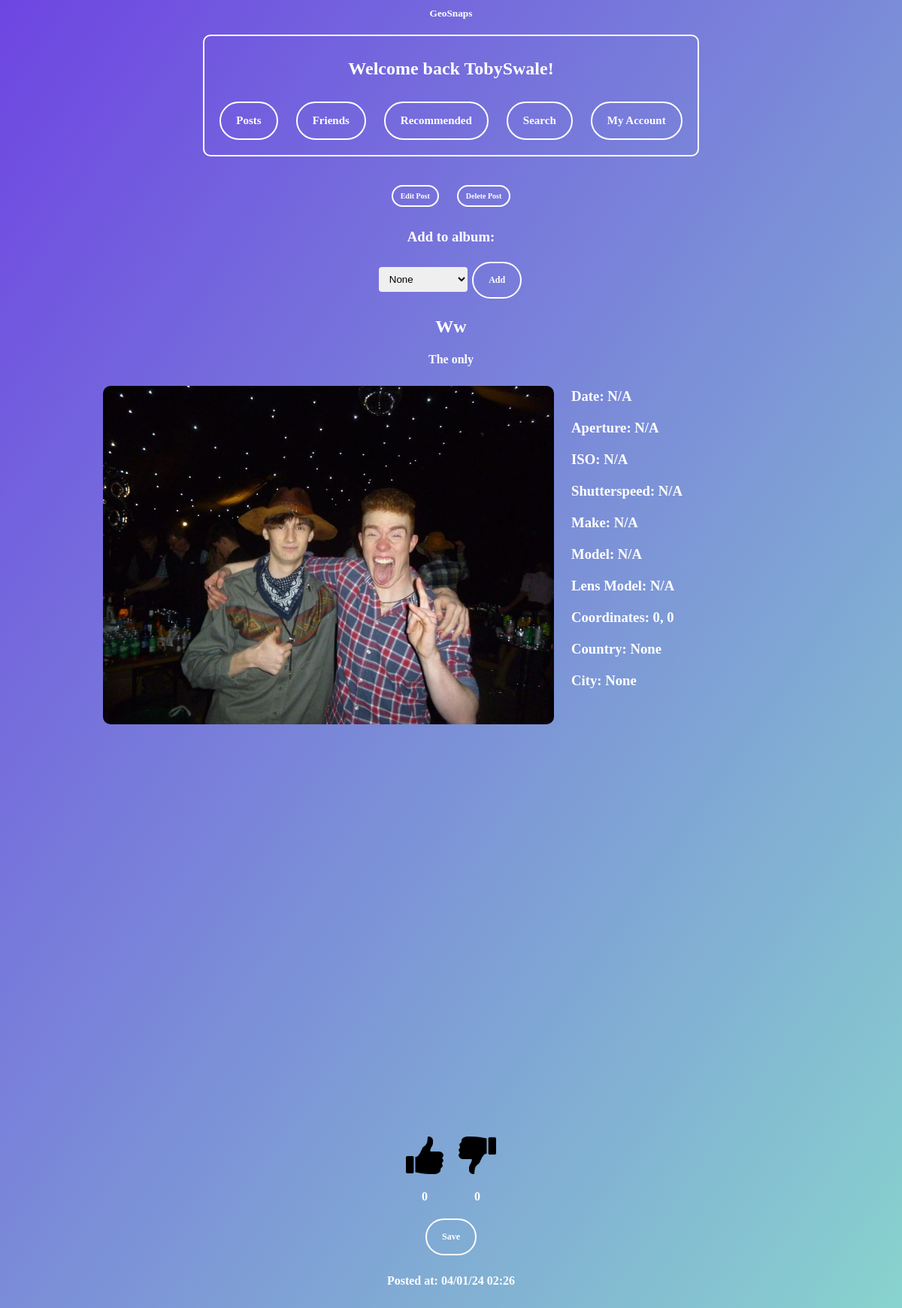
Page /viewpost?id=1369 (signed in) on the earlier database version.
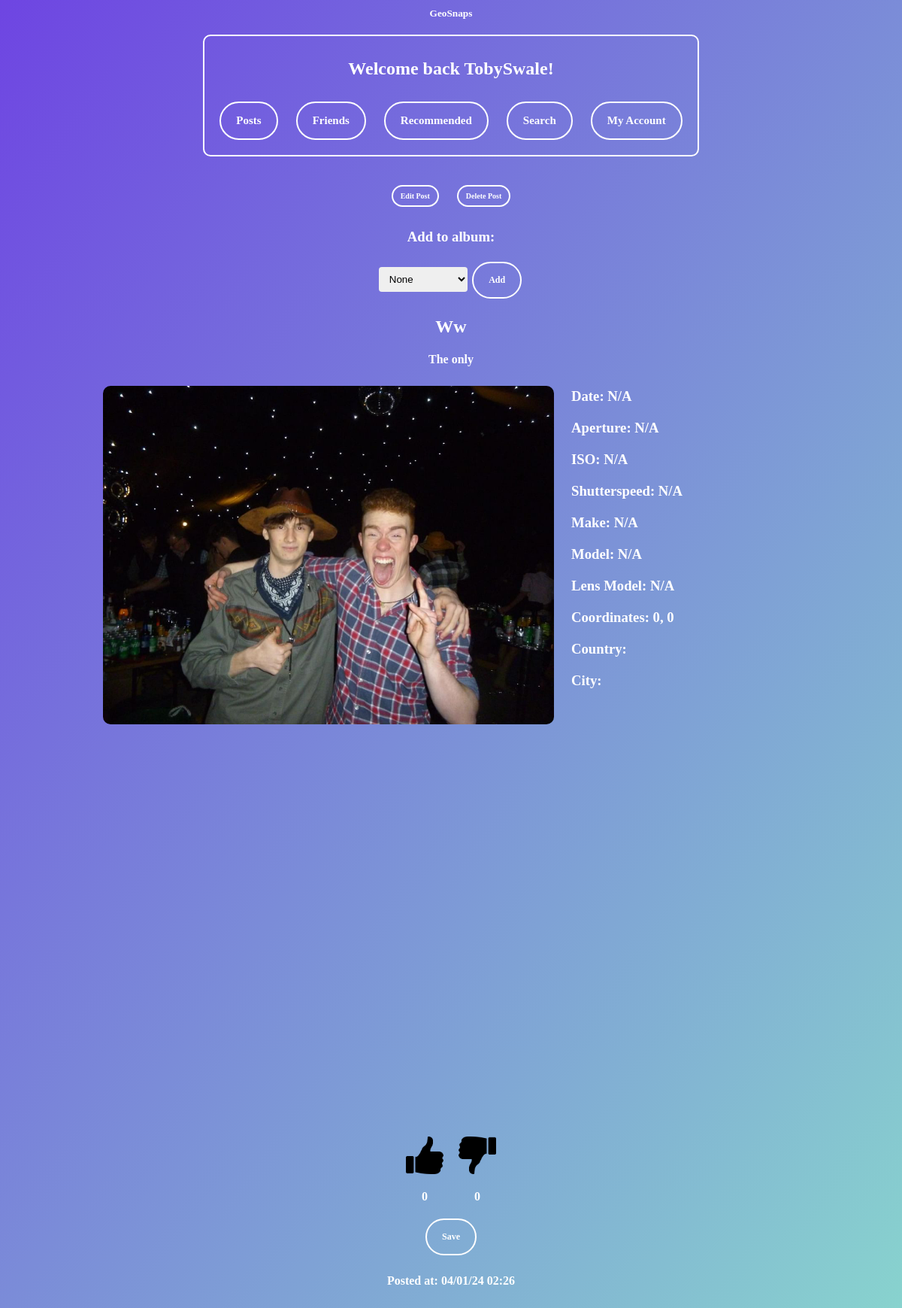
Same page on the later database version.
### tables this page shows
CREATE TABLE "Posts" (
	"text"	TEXT,
	"timeposted"	TEXT,
	"user"	TEXT NOT NULL,
	"id"	INTEGER NOT NULL UNIQUE,
	"filename"	TEXT,
	"descr"	TEXT,
	"likes"	INTEGER DEFAULT 0,
	"dislikes"	INTEGER DEFAULT 0,
	"privacy"	TEXT,
	"lng"	TEXT,
	"lat"	TEXT,
	"album"	TEXT,
	"country"	TEXT,
	"city"	TEXT,
	PRIMARY KEY("id" AUTOINCREMENT)
);

CREATE TABLE "photodetails" (
	"fstop"	TEXT,
	"datetime"	TEXT,
	"lng"	TEXT,
	"lat"	TEXT,
	"ISO"	TEXT,
	"shutterspeed"	TEXT,
	"model"	TEXT,
	"make"	TEXT,
	"lensmodel"	TEXT,
	"id"	INTEGER
);

### main.py (the view, shortened to what this page needs)
@web_site.route('/viewpost', methods=['GET', 'POST'])
def viewpost():
    username = session["username"]
    postid = request.args.get('id')
    con = sqlite3.connect('database.db')
    con.row_factory = sqlite3.Row
    sql = "SELECT privacy,user FROM Posts WHERE id = ?"
    cursor = con.cursor()
    cursor.execute(sql, (postid,))
    postinfo = cursor.fetchall()
    if not postinfo:
        return render_template('404.html')
    getprivacy = postinfo[0]['privacy']
    getuser = postinfo[0]['user']
    sql = "SELECT status FROM friendrequests WHERE usersend = ? AND userreceive = ? "
    cursor = con.cursor()
    cursor.execute(sql, (username, getuser,))
    getstatus = cursor.fetchone()
    if getstatus is None:
        getstatus = "0"
    getstatus = getstatus[0]
    if getprivacy == "private" and getstatus != 2 and getuser != username:
        return redirect(url_for('viewaccount', id=getuser))
    con.row_factory = sqlite3.Row
    sql = "SELECT * FROM Posts WHERE id = ?"
    cursor = con.cursor()
    cursor.execute(sql, (postid,))
    rows = cursor.fetchall()
    try:
        con = sqlite3.connect('database.db') #get the album id if its in one
        sql = "SELECT albumid FROM albums WHERE postid = ?"
        cursor = con.cursor()
        cursor.execute(sql, (postid,))
        getalbumid = cursor.fetchone()
        getalbumid = getalbumid[0]
        sql = "SELECT text FROM Posts WHERE id = ?" # get the album name if its in one
        cursor = con.cursor()
        cursor.execute(sql, (getalbumid,))
        gettitle = cursor.fetchone()
        gettitle = gettitle[0]
    except:
        gettitle = ""
        getalbumid = ""
        pass
    con = sqlite3.connect('database.db')
    con.row_factory = sqlite3.Row
    sql = "SELECT * FROM photodetails WHERE id = ?"
    cursor = con.cursor()
    cursor.execute(sql, (postid,))
    rows2 = cursor.fetchall()
    sql = "Select datetime FROM photodetails WHERE id = ?"
    cursor = con.cursor()
    cursor.execute(sql, (postid,))
    datetimeup = cursor.fetchone()
    datetimeup = datetimeup[0]
    date = datetimeup[:10]
    time = datetimeup[11:]
    con.row_factory = sqlite3.Row
    cursor3 = con.cursor()
    sql3 = "SELECT * FROM Posts WHERE album = 'True' AND user = ?"
    cursor3.execute(sql3, (username,))
    rows3 = cursor3.fetchall()
    sql = "SELECT savedpostid FROM savedposts WHERE savedpostid = ? and username = ?"
    cursor = con.cursor()
    cursor.execute(sql, (postid, username))
    getsavedid = cursor.fetchone()
    if getsavedid is not None:
        checksaved = True
    else:
        checksaved = False
    con = sqlite3.connect('database.db')
    sql = "SELECT user FROM Posts WHERE id = ?"
    cursor = con.cursor()
    cursor.execute(sql, (postid,))
    postgetuser = cursor.fetchone()
    postuser = postgetuser[0]
    return render_template("viewpost.html", postuser=postuser, rows=rows, username=username, checksaved=checksaved,rows2=rows2, rows3=rows3, gettitle = gettitle, getalbumid = getalbumid, date = date, time = time)

### templates/viewpost.html (shortened to what this page needs)
{% extends 'base.html' %}
{% block content %}
<link rel="stylesheet" href="https://maxcdn.bootstrapcdn.com/font-awesome/4.4.0/css/font-awesome.min.css">
<br>
<br>
    {% for row in rows %}
      {% if postuser == username %}
        <a href ='/editpost?id={{row["id"]}}' class="linkbuttonsmall">Edit Post</a>
        <a href ='/deletepost?id={{row["id"]}}' class="linkbuttonsmall">Delete Post</a>
        <h3>Add to album:</h3>
<form method="POST">
        <select name="selected_option">
          <option value="none">None</option>
        </select>
    <input type="submit" name="add" value="Add">
</form>
      {% endif %}
      <div class="text-container">
          <h2>{{row["text"]}}</h2>
          <h4>{{row["descr"]}}</h4>
      </div>
      <br>
      <br>
      <div class = "photoandmeta">
          <div class="photo-container">
              <img src="{{ url_for('static', filename='UploadedPhotos/' + row['filename']) }}" alt="Image" class="scaled-image-big">
          </div>
      <br>
      <br>
          <div class="meta-container">
            {% for row2 in rows2 %}
                <h3>Date: {{date}} {{time}}</h3>
                <h3>Aperture: {{row2['fstop']}}</h3>
                <h3>ISO: {{row2['ISO']}}</h3>
                {% if row2['shutterspeed'] != "N/A" %}
                    <h3>Shutterspeed: 1/{{row2['shutterspeed']}}</h3>
                {% else %}
                    <h3>Shutterspeed: {{row2['shutterspeed']}}</h3>
                {% endif %}
                <h3>Make: {{row2['make']}}</h3>
                <h3>Model: {{row2['model']}}</h3>
                <h3>Lens Model: {{row2['lensmodel']}}</h3>
            {% endfor %}
            <h3>Coordinates: {{row['lat']}}, {{row['lng']}}</h3>
            <h3>Country: {{row['country']}}</h3>
            <h3>City: {{row['city']}}</h3>
          </div>
      </div>
      <div class="map-container-big">
          </head>
          <body>
          </body>
      </div>
<br>
<form method="POST">
    <div class="like-dislike-container">
        <div class="like">
            <button name="Like" type="submit" class="likebutton">
                <img src="static/Thumbs/thumbs-up.png" width="50" height="50">
            </button>
            <h4>{{row["likes"]}}</h4>
        </div>
        <div class="dislike">
            <button name="Dislike" type="submit" class="likebutton">
                <img src="static/Thumbs/thumbs-down.png" width="50" height="50">
            </button>
            <h4>{{row["dislikes"]}}</h4>
        </div>
    </div>
      {% if checksaved == False %}
        <p><input type="submit" value="Save" name="save"></p>
      {% else %}
        <p><input type="submit" value="Unsave" name="unsave"></p>
      {% endif %}
</form>
    {% if row["timeposted"][-5:] == "12:51" %}
        <h4>Posted at: {{row["timeposted"]}} ;)</h4><br><br>
    {% else %}
        <h4>Posted at: {{row["timeposted"]}}</h4><br><br>
    {% endif %}
    {% endfor %}
{% endblock %}

### templates/base.html (shortened to what this page needs)
<html>
<head>
<link href="/static/style.css" rel="stylesheet">
</head>
<body>
<a href='/GeoSnaps' style="display: block; text-decoration: none; color: white; pointer-events: none;">
  <h5 style="margin: 0px;">
    <span style="pointer-events: auto;">GeoSnaps</span>
  </h5>
</a>
<div class="buttonbox">
  {% if session["username"] %}
    <h2>Welcome back {{ session["username"] }}!</h2>
    <a href ='/allposts' class="linkbutton">Posts</a>
    <a href ='/friends' class="linkbutton">Friends</a>
    <a href ='/recommended' class="linkbutton">Recommended</a>
    <a href ='/search' class="linkbutton">Search</a>
    <a href ='/account' class="linkbutton">My Account</a>
  {% else %}
    <h2>You are not logged in</h2>
    <a href ='/Index' class="linkbutton">Register</a>
    <a href ='/login' class="linkbutton">Login</a>
  {% endif %}
</div>
  {% block content %}{% endblock %}
</body>
</html>

### static/style.css (style rules this page uses)
body { background: linear-gradient(to bottom right, #6e45e2, #88d3ce); text-align: center; }
h2 { color:white; font-family:Verdana; }
h3 { color:white; font-family:Verdana; }
h4 { color:white; font-family:Verdana; margin-bottom: -10; }
h5 { color:white; font-family:Verdana; }
a { font-weight:bold; text-decoration:none; margin:10px; }
input[type=button], input[type=submit] { background-color: transparent; border: 2px solid white; font-family: "Verdana"; font-weight: 700; font-size: 12px; border-radius: 30px; color: white; padding: 15px 20px; text-decoration: none; margin: 4px 2px; cursor: pointer; align-items: center; justify-content: center; }
.linkbutton { display: inline-flex; align-items: center; justify-content: center; padding: 15px 20px; font-family: "Verdana"; font-weight: 700; font-size: 15px; text-decoration: none; color: #FFFFFF; border: 2px solid #FFFFFF; border-radius: 30px; }
.linkbuttonsmall { display: inline-flex; align-items: center; justify-content: center; padding: 7px 10px; font-family: "Verdana"; font-weight: 700; font-size: 10px; text-decoration: none; color: #FFFFFF; border: 2px solid #FFFFFF; border-radius: 15px; }
.buttonbox { border: 2px solid white; border-radius: 10px; padding: 10px; margin: 10px; display: inline-block; }
.text-container { margin: 0 auto; text-align: center; width: 50%; max-width: 600px; overflow-wrap: anywhere; }
.map-container-big { width: 80%; height: 500px; margin-top: 10px; border-radius: 10px; overflow: hidden; margin: auto; }
.scaled-image-big { max-width: 600px; max-height: 600px; min-width: 150px; min-height: 150px; object-fit: cover; border-radius: 10px; }
select { width: 10%; padding: 8px 10px; border: none; border-radius: 4px; }

### templates/viewpost.html (style rules this page uses)
.photoandmeta { display: flex; justify-content: center; align-items: flex-start; margin-bottom: 20px; }
.photo-container { float: left; margin-right: 20px; }
.meta-container h3 { width: 300px; margin: 3; margin-bottom: 20px; }
.meta-container { text-align: left; }
.like-dislike-container { display: flex; justify-content: center; }
.like, .dislike { text-align: center; margin: 10px; }
.likebutton { border: none; padding: 0; background: none; cursor: pointer; }

Differences in the rows shown:
changed Posts "Ww": country "None" → (not shown); city "None" → (not shown)
